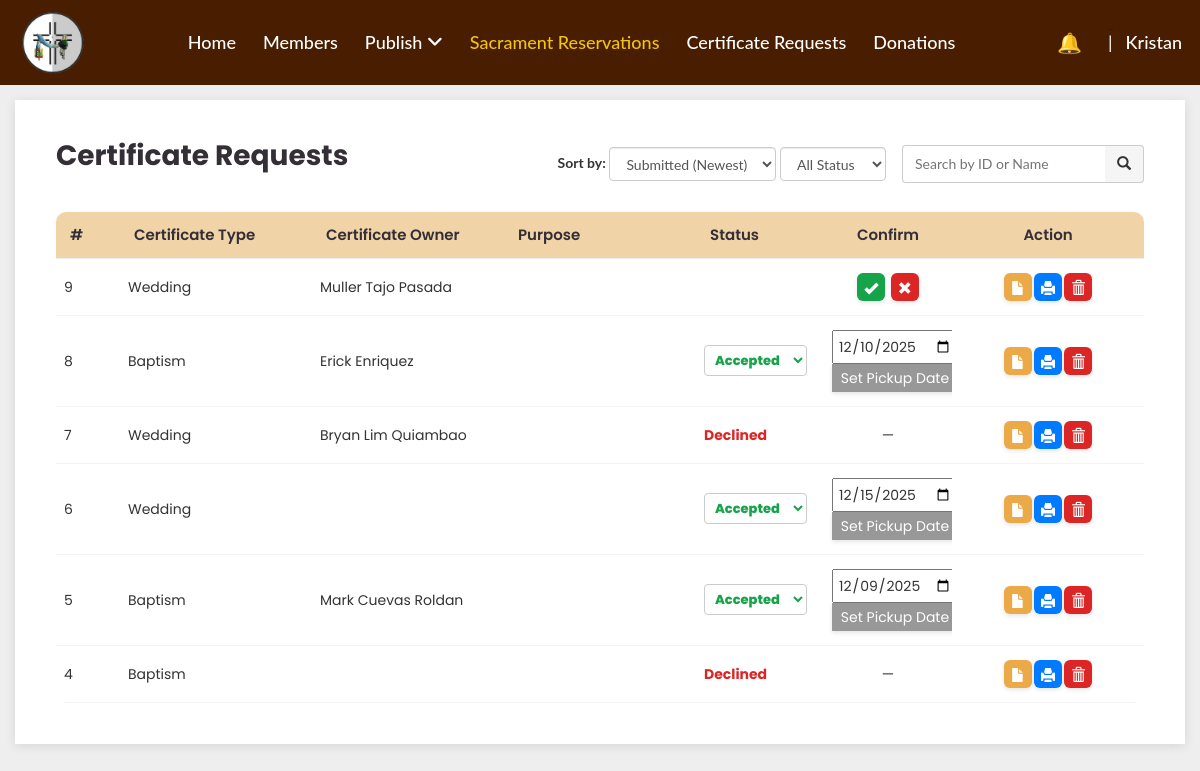
Before: /private/sacraments/certificate_req/certificate_request.php (signed in) with the older database file.
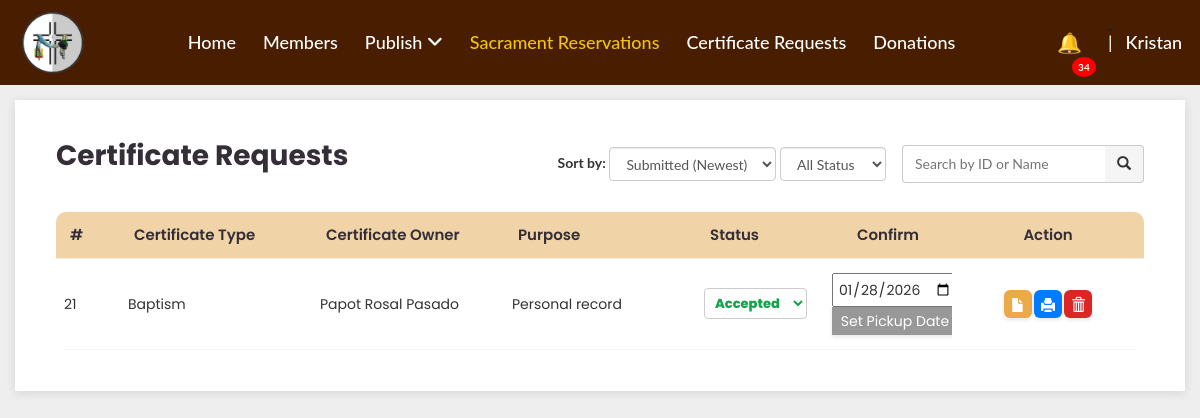
After: the same page with the newer database file.
### tables this page shows
CREATE TABLE `certificate_request` (
  `cert_req_id` int(11) NOT NULL,
  `user_id` int(11) DEFAULT NULL,
  `certificate_type` varchar(20) DEFAULT NULL,
  `claiming_for` varchar(10) DEFAULT NULL,
  `certificate_owner` varchar(10) NOT NULL,
  `certificate_status` varchar(20) NOT NULL DEFAULT 'Pending',
  `request_reason` varchar(21) DEFAULT NULL,
  `decline_reason` text DEFAULT NULL,
  `pickup_date` date DEFAULT NULL,
  `contact` varchar(15) DEFAULT NULL,
  `email` varchar(100) DEFAULT NULL,
  `request_firstname` varchar(30) NOT NULL,
  `request_middlename` varchar(30) DEFAULT NULL,
  `request_lastname` varchar(30) NOT NULL,
  `request_suffix` varchar(30) DEFAULT NULL,
  `owner_firstname` varchar(30) DEFAULT NULL,
  `owner_middlename` varchar(30) DEFAULT NULL,
  `owner_lastname` varchar(30) DEFAULT NULL,
  `owner_suffix` varchar(30) DEFAULT NULL,
  `id_picture` varchar(300) DEFAULT NULL,
  `owner_id_picture` varchar(300) DEFAULT NULL,
  `authorized_id_picture` varchar(300) DEFAULT NULL,
  `created_at` timestamp NOT NULL DEFAULT current_timestamp(),
  `receipt_picture` varchar(300) DEFAULT NULL,
  `authorization_letter` varchar(300) DEFAULT NULL
);

### private/sacraments/certificate_req/certificate_request.php (the view, shortened to what the changed rows need)
<?php
require_once 'dbconfig.php';
$servername = "localhost";
$username   = "root";
$password   = "";
$dbname     = "test_tree_db";
$conn = new mysqli($servername, $username, $password, $dbname);
$unreadCount = 0;
if (isset($_SESSION['user_id'])) {
    $stmt = $conn->prepare("SELECT COUNT(*) AS cnt FROM admin_notifications WHERE status = 'Unread'");
    $stmt->execute();
    $result = $stmt->get_result()->fetch_assoc();
    $unreadCount = $result['cnt'] ?? 0;
}
?>
<!DOCTYPE html>
<html lang="en">
<head>
<link href="https://maxcdn.bootstrapcdn.com/bootstrap/3.3.0/css/bootstrap.min.css" rel="stylesheet" />
<link href='https://unpkg.com/boxicons@2.0.9/css/boxicons.min.css' rel='stylesheet'>
<link href='../../../stylesheets/private/certificate_request.css' rel='stylesheet'>
<link rel="stylesheet" href="https://cdnjs.cloudflare.com/ajax/libs/font-awesome/6.4.0/css/all.min.css">
<link rel="stylesheet" href="../../../stylesheets/private/navbar_updated.css" />
<link rel='stylesheet' href='../../../stylesheets/private/main_content.css'>
<link rel="icon" type="image/x-icon" href="../../../stylesheets/assets/favicon.ico">
</head>
<body>
<header class="custom-header">
<nav class="navbar custom-navbar">
    <div class="nav-right">
        <ul class="nav-links">
            <li class="nav-notification">
                <a href="../../notification/admin_notif.php">
                    <span class="bell">&#128276;</span>
                    <?php if (!empty($unreadCount) && $unreadCount > 0): ?>
                        <span class="badge"><?= $unreadCount ?></span>
                    <?php endif; ?>
                </a>
            </li>
        </ul>
    </div>
</nav>
</header>
<div class="main-content">
<div class="reservations-header">
<h1>Certificate Requests</h1>
</div>
<div class="sacraments-table-container">
<table class="sacraments-table">
<thead>
<tr>
  <th>#</th>
  <th>Certificate Type</th>
  <th>Certificate Owner</th>
  <th>Purpose</th>
  <th>Status</th>
  <th>Confirm</th>
  <th class="action-column">Action</th>
</tr>
</thead>
<tbody>
<?php
$limit = 10;
$page  = max(1, (int)($_GET['page'] ?? 1));
$offset = ($page - 1) * $limit;
$where = [];
$whereSQL = $where ? 'WHERE ' . implode(' AND ', $where) : '';
$sort = $_GET['sort'] ?? 'submitted_desc';
switch ($sort) {
    case 'submitted_desc':
    default:
        $orderBy = 'created_at DESC';
        break;
}
$sql = "
    SELECT *
    FROM certificate_request
    {$whereSQL}
    ORDER BY {$orderBy}
    LIMIT :limit OFFSET :offset
";
$stmt = $dbh->prepare($sql);
$stmt->bindValue(':limit',  $limit,  PDO::PARAM_INT);
$stmt->bindValue(':offset', $offset, PDO::PARAM_INT);
$stmt->execute();
$rows = $stmt->fetchAll(PDO::FETCH_OBJ);
if ($rows):
foreach ($rows as $row):
?>
<tr>
    <td><?= htmlentities($row->cert_req_id) ?></td>
    <td><?= htmlentities($row->certificate_type) ?></td>
    <td>
        <?= htmlentities(
            trim(
                "{$row->owner_firstname} {$row->owner_middlename} {$row->owner_lastname} {$row->owner_suffix}"
            )
        ) ?>
    </td>
    <td><?= htmlentities($row->request_reason) ?></td>
    <td class="
    <?php
    if ($row->certificate_status === 'Accepted') echo 'status-verified';
    elseif ($row->certificate_status === 'Declined') echo 'status-unverified';
    elseif ($row->certificate_status === 'Done') echo 'status-done';
    elseif ($row->certificate_status === 'Cancelled') echo 'status-cancelled';
    else echo 'status-pending';
    ?>
    ">
    <?php if ($row->certificate_status === 'Pending'): ?>
    <?php elseif ($row->certificate_status === 'Accepted'): ?>
    <select class="status-dropdown"
            data-id="<?= $row->cert_req_id ?>">
        <option value="Accepted" selected>Accepted</option>
    </select>
    <?php else: ?>
    <?= htmlentities($row->certificate_status) ?>
    <?php endif; ?>
    </td>
    <td class="confirm-column">
    <?php if ($row->certificate_status === 'Pending'): ?>
    <div class="status-actions">
        <button class="btn-approve"
                data-id="<?= $row->cert_req_id ?>" title="Accept">
        <i class="glyphicon glyphicon-ok"></i>
        </button>
        <button class="btn-reject"
                data-id="<?= $row->cert_req_id ?>" title="Decline">
        <i class="glyphicon glyphicon-remove"></i>
        </button>
    </div>
    <?php elseif ($row->certificate_status === 'Accepted'): ?>
    <div class="confirm-controls">
        <input type="date"
            class="pickup-date"
            value="<?= $row->pickup_date ?? '' ?>" title="Set Pickup Date" style="width: 126px;"> <br>
        <button class="btn-confirm-status"
                data-id="<?= $row->cert_req_id ?>" title="Set Pickup Date">
        Set Pickup Date
        </button>
    </div>
    <?php else: ?>
    <span class="mute">—</span>
    <?php endif; ?>
    </td>
    <td class="action-column">
        <div class="action-buttons">
            <a href="certificate_view.php?id=<?= $row->cert_req_id ?>"
               class="btn-view" title="View">
                <i class="glyphicon glyphicon-file"></i>
            </a>
            <a href="search_record.php?id=<?= $row->cert_req_id ?>"
              class="btn-edit"
              title="Generate Certificate">
              <i class="glyphicon glyphicon-print"></i>
            </a>
            <button
            class="btn-delete"
            title="Delete Certificate Request"
            data-id="<?php echo $row->cert_req_id; ?>"
            >
            <i class="glyphicon glyphicon-trash"></i>
            </button>
        </div>
    </td>
</tr>
<?php endforeach; else: ?>
<tr>
    <td colspan="6">No certificate requests found.</td>
</tr>
<?php endif; ?>
</tbody>
</table>
</div>
</body>

Changed rows visible on the page:
removed certificate_request: cert_req_id "9", certificate_type "Wedding", owner_firstname+owner_middlename+owner_lastname "Muller Tajo Pasada"
removed certificate_request: cert_req_id "8", certificate_type "Baptism", owner_firstname+owner_middlename+owner_lastname "Erick Enriquez", cert_req_id "Accepted", pickup_date "12/10/2025"
removed certificate_request: cert_req_id "7", certificate_type "Wedding", owner_firstname+owner_middlename+owner_lastname "Bryan Lim Quiambao", certificate_status "Declined"
removed certificate_request: cert_req_id "6", certificate_type "Wedding", cert_req_id "Accepted", pickup_date "12/15/2025"
removed certificate_request: cert_req_id "5", certificate_type "Baptism", owner_firstname+owner_middlename+owner_lastname "Mark Cuevas Roldan", cert_req_id "Accepted", pickup_date "12/09/2025"
removed certificate_request: cert_req_id "4", certificate_type "Baptism", certificate_status "Declined"
added certificate_request: cert_req_id "21", certificate_type "Baptism", owner_firstname+owner_middlename+owner_lastname "Papot Rosal Pasado", request_reason "Personal record", cert_req_id "Accepted", pickup_date "01/28/2026"
Other visible differences:
$unreadCount: (not shown) → "34"
